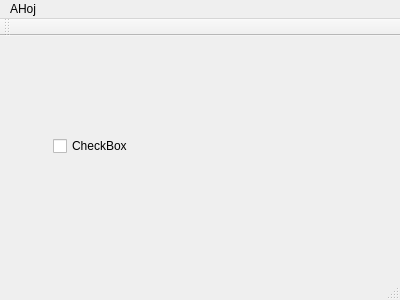
<?xml version="1.0" encoding="UTF-8"?>
<ui version="4.0">
 <class>MainWindow</class>
 <widget class="QMainWindow" name="MainWindow">
  <property name="geometry">
   <rect>
    <x>0</x>
    <y>0</y>
    <width>400</width>
    <height>300</height>
   </rect>
  </property>
  <property name="windowTitle">
   <string>MainWindow</string>
  </property>
  <widget class="QWidget" name="centralWidget">
   <widget class="QWidget" name="gridLayoutWidget">
    <property name="geometry">
     <rect>
      <x>42</x>
      <y>10</y>
      <width>281</width>
      <height>201</height>
     </rect>
    </property>
    <layout class="QGridLayout" name="gridLayout">
     <item row="0" column="0">
      <widget class="QCheckBox" name="checkBox">
       <property name="text">
        <string>CheckBox</string>
       </property>
      </widget>
     </item>
    </layout>
   </widget>
  </widget>
  <widget class="QMenuBar" name="menuBar">
   <property name="geometry">
    <rect>
     <x>0</x>
     <y>0</y>
     <width>400</width>
     <height>27</height>
    </rect>
   </property>
   <widget class="QMenu" name="menuAHoj">
    <property name="title">
     <string>AHoj</string>
    </property>
   </widget>
   <addaction name="menuAHoj"/>
  </widget>
  <widget class="QToolBar" name="mainToolBar">
   <attribute name="toolBarArea">
    <enum>TopToolBarArea</enum>
   </attribute>
   <attribute name="toolBarBreak">
    <bool>false</bool>
   </attribute>
  </widget>
  <widget class="QStatusBar" name="statusBar"/>
 </widget>
 <layoutdefault spacing="6" margin="11"/>
 <resources/>
 <connections/>
</ui>
